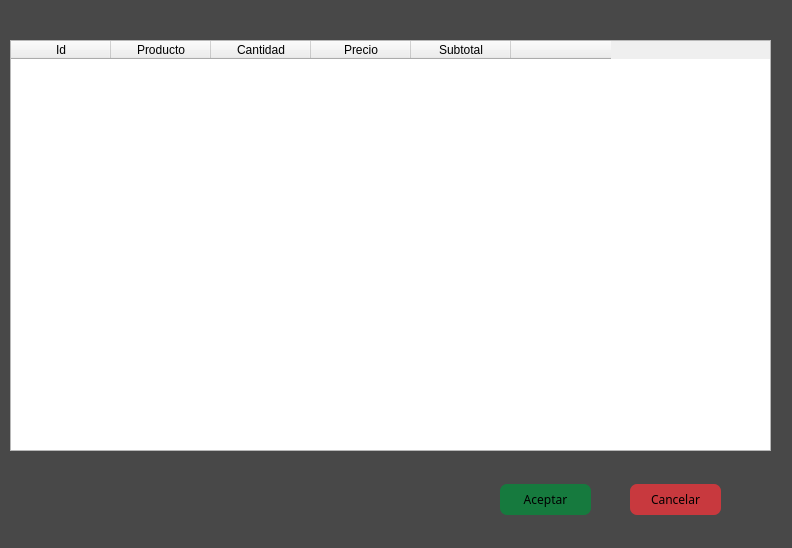
<?xml version="1.0" encoding="UTF-8"?>
<ui version="4.0">
 <class>cancelar</class>
 <widget class="QDialog" name="cancelar">
  <property name="geometry">
   <rect>
    <x>0</x>
    <y>0</y>
    <width>792</width>
    <height>548</height>
   </rect>
  </property>
  <property name="windowTitle">
   <string>Cancelar Productos</string>
  </property>
  <property name="windowIcon">
   <iconset resource="IMG/imags.qrc">
    <normaloff>:/iconos/restaurante.png</normaloff>:/iconos/restaurante.png</iconset>
  </property>
  <property name="styleSheet">
   <string notr="true">#cancelar{
	background-color: rgb(72, 72, 72);}</string>
  </property>
  <widget class="QTableWidget" name="tablaItems">
   <property name="geometry">
    <rect>
     <x>10</x>
     <y>40</y>
     <width>761</width>
     <height>411</height>
    </rect>
   </property>
   <attribute name="verticalHeaderVisible">
    <bool>false</bool>
   </attribute>
   <attribute name="verticalHeaderHighlightSections">
    <bool>true</bool>
   </attribute>
   <column>
    <property name="text">
     <string>Id</string>
    </property>
   </column>
   <column>
    <property name="text">
     <string>Producto</string>
    </property>
   </column>
   <column>
    <property name="text">
     <string>Cantidad</string>
    </property>
   </column>
   <column>
    <property name="text">
     <string>Precio</string>
    </property>
   </column>
   <column>
    <property name="text">
     <string>Subtotal</string>
    </property>
   </column>
   <column>
    <property name="text">
     <string/>
    </property>
   </column>
  </widget>
  <widget class="QPushButton" name="btnAceptar">
   <property name="geometry">
    <rect>
     <x>500</x>
     <y>484</y>
     <width>91</width>
     <height>31</height>
    </rect>
   </property>
   <property name="font">
    <font>
     <family>Calisto MT</family>
     <pointsize>9</pointsize>
    </font>
   </property>
   <property name="styleSheet">
    <string notr="true">QPushButton{
border-width: 0px;
border-radius: 7px;
background: rgba(0, 143, 57,0.7);

}

QPushButton:hover{
	background: rgba(0, 143, 57,1);
    border-radius: 7px;
	font: 75 11pt &quot;Calisto MT&quot;;
    selection-color: white;  
    padding: 2px 4px;
}</string>
   </property>
   <property name="text">
    <string>Aceptar</string>
   </property>
  </widget>
  <widget class="QPushButton" name="btnCancelar">
   <property name="geometry">
    <rect>
     <x>630</x>
     <y>484</y>
     <width>91</width>
     <height>31</height>
    </rect>
   </property>
   <property name="font">
    <font>
     <family>Calisto MT</family>
     <pointsize>9</pointsize>
    </font>
   </property>
   <property name="styleSheet">
    <string notr="true">QPushButton{
border-width: 0px;
border-radius: 7px;
background: rgba(255, 50, 57,0.7);

}

QPushButton:hover{
	background: rgba(255, 50, 57,1);
    border-radius: 7px;
	font: 75 11pt &quot;Calisto MT&quot;;
    selection-color: white;  
    padding: 2px 4px;
}</string>
   </property>
   <property name="text">
    <string>Cancelar</string>
   </property>
  </widget>
 </widget>
 <resources>
  <include location="IMG/imags.qrc"/>
 </resources>
 <connections/>
</ui>
